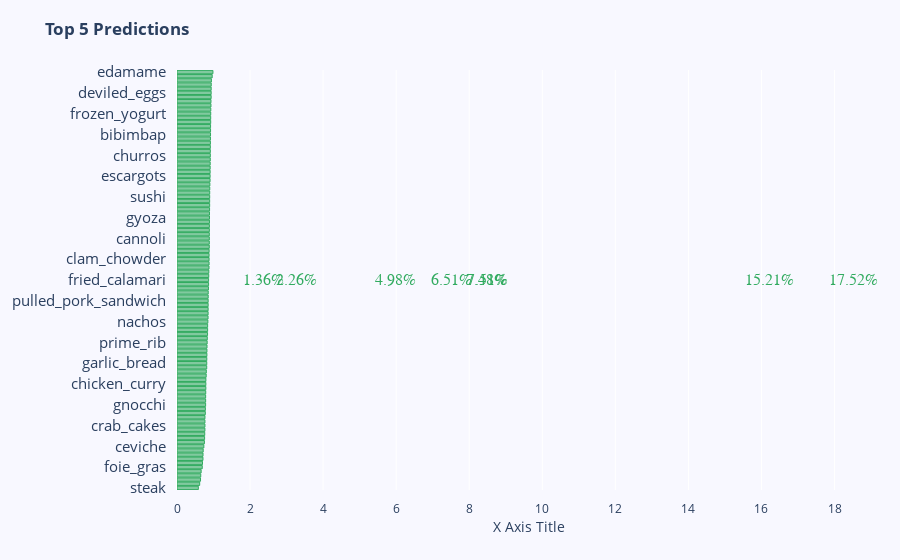

The notebook cell this image was saved under:
### Code cell
import plotly.graph_objects as go
from streamlit_option_menu import option_menu
import numpy as np
import pandas as pd

score=np.load('./history/score_101.npy',allow_pickle='TRUE').item()
score = dict(sorted(score.items(), key=lambda x: x[1],reverse=False)   )
key_list = list(score.keys())
val_list = list(score.values())
df = pd.DataFrame(
    {
        "Y": ['Japan', 'United Kingdom', 'Canada', 'Netherlands',
     'United States', 'Belgium', 'Sweden', 'Switzerland'],

        "X": [1.3586, 2.2623000000000002, 4.9821999999999997, 6.5096999999999996,
            7.4812000000000003, 7.5133000000000001, 15.2148, 17.520499999999998
            ]
    }
)

y_saving = [1.3586, 2.2623000000000002, 4.9821999999999997, 6.5096999999999996,
            7.4812000000000003, 7.5133000000000001, 15.2148, 17.520499999999998
            ]

x = ['Japan', 'United Kingdom', 'Canada', 'Netherlands',
     'United States', 'Belgium', 'Sweden', 'Switzerland']

fig = go.Figure()
fig.add_trace(go.Bar(
    x=val_list,
    y=key_list,
    marker=dict(
        color='rgba(50, 171, 96, 0.6)',
        line=dict(
            color='rgba(50, 171, 96, 1.0)',
            width=1),
    ),
    # name='Household savings, percentage of household disposable income',
    orientation='h',
))


fig.update_layout(
    title='<b>Top 5 Predictions</b>',
    # width=800,
    # height=500,
    yaxis=dict(
        showgrid=False,
        showline=False,
        showticklabels=True,
        # domain=[0, 0.85],
        tickfont = dict(size=15),
    ),
    xaxis_title="X Axis Title",
    # legend=dict(x=0.029, y=1.038, font_size=20),
    margin=dict(l=100, r=20, t=70, b=70),
    paper_bgcolor='rgb(248, 248, 255)',
    plot_bgcolor='rgb(248, 248, 255)',
    margin_pad=10
)

annotations = []

y_s = np.round(y_saving, decimals=2)

# Adding labels
for  yd, xd in zip( y_s, x):
    annotations.append(dict(xref='x1', yref='y1',
                            y=xd, x=yd +1,
                            text=str(yd) + '%',
                            font=dict(family='Arial', size=16,
                                      color='rgb(50, 171, 96)'),
                            showarrow=False))

fig.update_layout(annotations=annotations)


fig.show()

# score

### Figure 1 — Plotly figure (JSON) as saved in the notebook; plotly's stock layout.template omitted (floating-point values rounded to 4 significant figures)
{"data": [{"marker": {"color": "rgba(50, 171, 96, 0.6)", "line": {"color": "rgba(50, 171, 96, 1.0)", "width": 1}}, "orientation": "h", "type": "bar", "x": [0.5838, 0.621, 0.6439, 0.6501, 0.6612, 0.6914, 0.6982, 0.711, 0.7126, 0.7169, 0.735, 0.751, 0.7555, 0.7595, 0.7641, 0.7648, 0.7649, 0.7654, 0.7759, 0.7773, 0.7831, 0.7842, 0.7843, 0.7867, 0.7897, 0.7904, 0.7911, 0.7992, 0.8024, 0.8138, 0.8151, 0.8163, 0.8187, 0.8197, 0.8221, 0.8255, 0.8292, 0.8367, 0.8386, 0.839, 0.845, 0.8503, 0.8521, 0.8525, 0.853, 0.8532, 0.8542, 0.8548, 0.8606, 0.8648, 0.8651, 0.869, 0.8717, 0.8767, 0.8784, 0.8784, 0.8785, 0.8795, 0.884, 0.8845, 0.8849, 0.8849, 0.8863, 0.8871, 0.8889, 0.8893, 0.8898, 0.8915, 0.8943, 0.8943, 0.8948, 0.8956, 0.8974, 0.8996, 0.9054, 0.9063, 0.9073, 0.9076, 0.9084, 0.9109, 0.9121, 0.9126, 0.9127, 0.9145, 0.9159, 0.9178, 0.9186, 0.9191, 0.9225, 0.9225, 0.9234, 0.9253, 0.9297, 0.93, 0.9352, 0.9355, 0.9357, 0.9374, 0.9421, 0.9637, 0.9841], "y": ["steak", "apple_pie", "pork_chop", "bread_pudding", "chocolate_mousse", "foie_gras", "huevos_rancheros", "tuna_tartare", "filet_mignon", "ravioli", "ceviche", "beet_salad", "chocolate_cake", "grilled_cheese_sandwich", "tacos", "crab_cakes", "omelette", "breakfast_burrito", "cheesecake", "scallops", "gnocchi", "grilled_salmon", "bruschetta", "french_toast", "lasagna", "chicken_curry", "risotto", "shrimp_and_grits", "panna_cotta", "beef_tartare", "garlic_bread", "ice_cream", "carrot_cake", "hamburger", "tiramisu", "prime_rib", "falafel", "french_onion_soup", "caprese_salad", "strawberry_shortcake", "nachos", "greek_salad", "macaroni_and_cheese", "chicken_quesadilla", "samosa", "pulled_pork_sandwich", "hummus", "baby_back_ribs", "spring_rolls", "peking_duck", "fried_calamari", "club_sandwich", "caesar_salad", "pancakes", "chicken_wings", "clam_chowder", "paella", "beignets", "hot_dog", "lobster_bisque", "cannoli", "fried_rice", "donuts", "ramen", "baklava", "gyoza", "beef_carpaccio", "eggs_benedict", "cheese_plate", "waffles", "sushi", "takoyaki", "croque_madame", "dumplings", "mussels", "escargots", "poutine", "red_velvet_cake", "fish_and_chips", "creme_brulee", "churros", "pizza", "onion_rings", "guacamole", "hot_and_sour_soup", "bibimbap", "french_fries", "sashimi", "cup_cakes", "pad_thai", "frozen_yogurt", "lobster_roll_sandwich", "pho", "miso_soup", "seaweed_salad", "deviled_eggs", "oysters", "spaghetti_bolognese", "spaghetti_carbonara", "macarons", "edamame"]}], "layout": {"annotations": [{"font": {"color": "rgb(50, 171, 96)", "family": "Arial", "size": 16}, "showarrow": false, "text": "1.36%", "x": 2.36, "xref": "x", "y": "Japan", "yref": "y"}, {"font": {"color": "rgb(50, 171, 96)", "family": "Arial", "size": 16}, "showarrow": false, "text": "2.26%", "x": 3.26, "xref": "x", "y": "United Kingdom", "yref": "y"}, {"font": {"color": "rgb(50, 171, 96)", "family": "Arial", "size": 16}, "showarrow": false, "text": "4.98%", "x": 5.98, "xref": "x", "y": "Canada", "yref": "y"}, {"font": {"color": "rgb(50, 171, 96)", "family": "Arial", "size": 16}, "showarrow": false, "text": "6.51%", "x": 7.51, "xref": "x", "y": "Netherlands", "yref": "y"}, {"font": {"color": "rgb(50, 171, 96)", "family": "Arial", "size": 16}, "showarrow": false, "text": "7.48%", "x": 8.48, "xref": "x", "y": "United States", "yref": "y"}, {"font": {"color": "rgb(50, 171, 96)", "family": "Arial", "size": 16}, "showarrow": false, "text": "7.51%", "x": 8.51, "xref": "x", "y": "Belgium", "yref": "y"}, {"font": {"color": "rgb(50, 171, 96)", "family": "Arial", "size": 16}, "showarrow": false, "text": "15.21%", "x": 16.21, "xref": "x", "y": "Sweden", "yref": "y"}, {"font": {"color": "rgb(50, 171, 96)", "family": "Arial", "size": 16}, "showarrow": false, "text": "17.52%", "x": 18.52, "xref": "x", "y": "Switzerland", "yref": "y"}], "margin": {"b": 70, "l": 100, "pad": 10, "r": 20, "t": 70}, "paper_bgcolor": "rgb(248, 248, 255)", "plot_bgcolor": "rgb(248, 248, 255)", "title": {"text": "<b>Top 5 Predictions</b>"}, "xaxis": {"title": {"text": "X Axis Title"}}, "yaxis": {"showgrid": false, "showline": false, "showticklabels": true, "tickfont": {"size": 15}}}}
